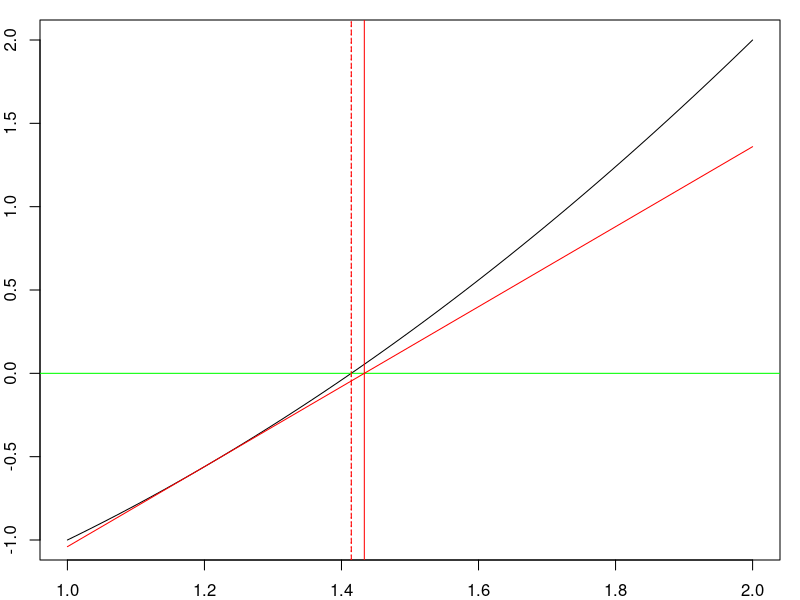
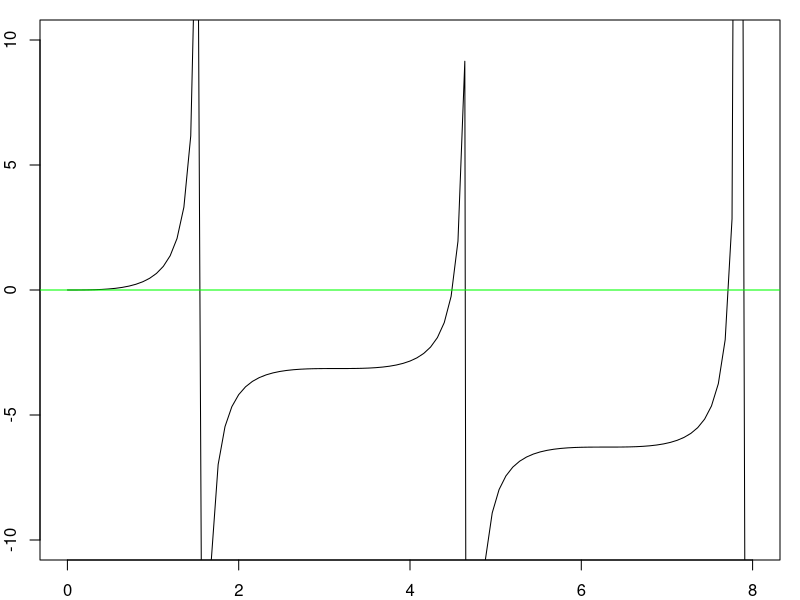
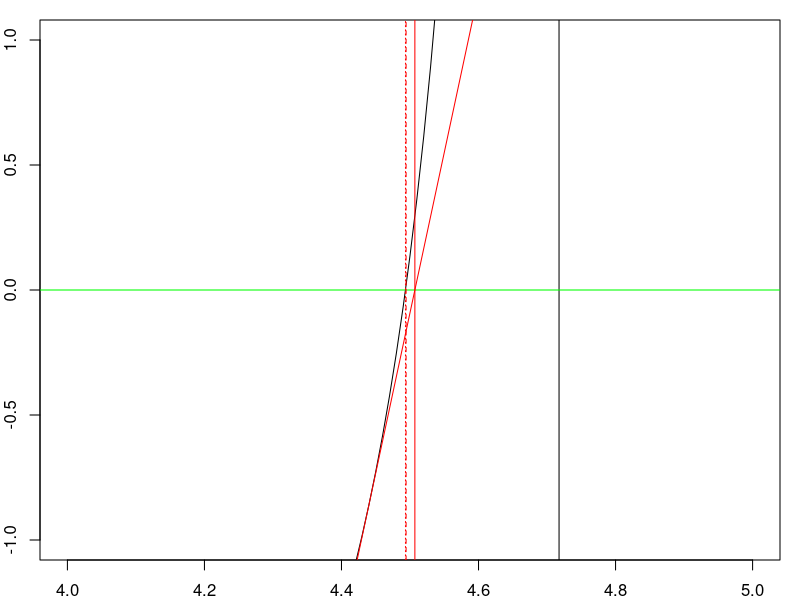
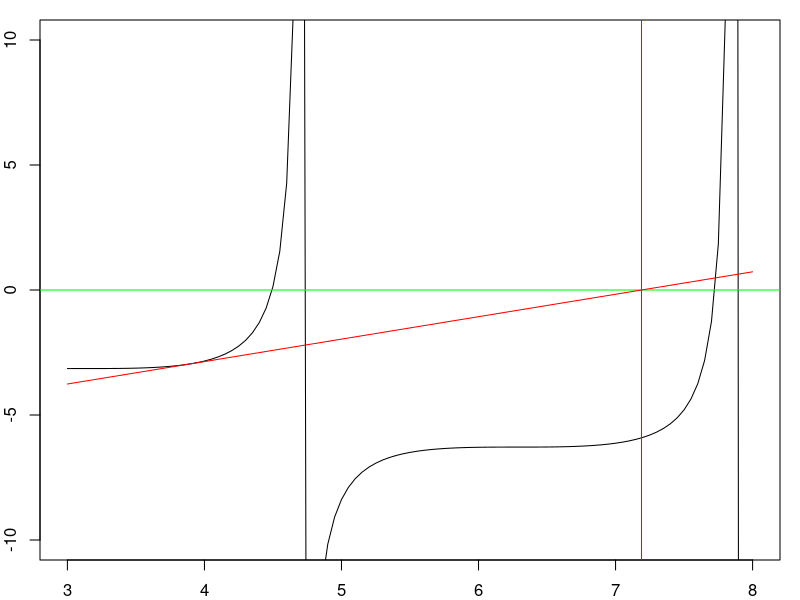

Write the R code that produced these figures, in order.
#Math 23 Script 3.3B-NewtonsMethod.R

#Last modified: November 9, 2014 by Paul Bamberg
#install.packages("numDeriv")
library(numDeriv)    #for the grad() function
par(mar = c(2,2,1,1))  #maximize space for graphs
#Topic 1 - Single variable

#An easy case -- the square root of 2
#Define a function to use in an equation f(x) = 0
f <- function(x) x^2 - 2
#Graph the function on a interval where it has a root
curve(f(x), from = 1, to = 2)
abline(h=0, col = "green")

#Find a value that makes f close to zero  and evaluate f and f' there
x0 <- 1.2; f(x0); grad(f, x0)
#Add the tangent line to the plot
curve(f(x0) + grad(f, x0)*(x-x0), col = "red", add = TRUE)
#Solve a linear approximation to find where the tangent line is zero
x1 <- x0 - f(x0)/grad(f, x0); abline(v = x1, col = "red"); f(x1)
#Repeat to improve the approximation
x2 <- x1 - f(x1)/grad(f, x1); abline(v = x2, col = "red", lty = 2); f(x2)
x3 <- x2 - f(x2)/grad(f, x2); abline(v = x3, col = "red", lty = 3); f(x3)
x3
#A slightly harder case: solving tan(x) = x near 5*pi/2
f <- function(x) tan(x) - x
#Graph the function on a interval where it has a root
curve(f(x), from = 0 , to = 8, ylim = c(-10,10))
abline(h=0, col = "green")
#Let's go for the root between 4 and 5
curve(f(x), from = 4 , to = 5, ylim = c(-1 ,1 ))
abline(h=0, col = "green")

#Find a value that makes f close to zero  and evaluate f and f' there
x0 <- 4.44; f(x0); grad(f, x0)
#Add the tangent line to the plot
curve(f(x0) + grad(f, x0)*(x-x0), col = "red", add = TRUE)
#Solve a linear approximation to find where the tangent line is zero
x1 <- x0 - f(x0)/grad(f, x0); abline(v = x1, col = "red"); f(x1)
#Repeat to improve the approximation
x2 <- x1 - f(x1)/grad(f, x1); abline(v = x2, col = "red", lty = 2); f(x2)
x3 <- x2 - f(x2)/grad(f, x2); abline(v = x3, col = "red", lty = 3); f(x3)

#In this case using a poor initial guess would have led to disaster.
curve(f(x), from = 3 , to = 8, ylim = c(-10,10))
abline(h=0, col = "green")
x0 <- 3.9; f(x0); grad(f, x0)
#Add the tangent line to the plot
curve(f(x0) + grad(f, x0)*(x-x0), col = "red", add = TRUE)
#Solve a linear approximation to find where the tangent line is zero
x1 <- x0 - f(x0)/grad(f, x0); abline(v = x1, col = "red"); f(x1)
#Repeat to improve the approximation
x2 <- x1 - f(x1)/grad(f, x1); abline(v = x2, col = "red", lty = 2); f(x2)
x3 <- x2 - f(x2)/grad(f, x2); abline(v = x3, col = "red", lty = 3); f(x3)
#These approximations are not going to converge to anything!

#Topic 2 - 2 equations, 2 unknowns
#log x + log y = 3
#x^2 - y = 1
#Define a function from R^2 to R^2 to use in f(v) = 0
f <-function(v) c(log(v[1])+log(v[2])-3, v[1]^2 - v[2] -1)
#Make a good initial guess
v0 = c(3,9); f(v0)
#Calculate the 2 x 2 Jacobian matrix
A <- jacobian(f, v0); A
#Invert the Jacobian
AInv =solve(A); AInv
#Use the same update formula as in the single-variable case
v1 <- v0 - AInv%*%f(v0); v1; f(v1)
#Repeat to improve the approximation
A <- jacobian(f, v1)
v2 <- v1 - solve(A)%*%f(v1); v2; f(v2)

A <- jacobian(f, v2)
v3 <- v2 - solve(A)%*%f(v2); f(v3)
v3     #this is a very good approximate solution to our original equations
#Once the process gets going, it superconverges.
#The number of zeroes after the decimal point doubles with each iteration.

#Topic 3 - Three equations in three unknowns.

#x + 2y + 3z = 10
#x^2 + y^2 + 2z^2 = 12
#2x^3 +  y^3 + z^3 = 14

#Create the function f
f <- function(v) c(v[1] + 2*v[2] + 3*v[3] - 10, v[1]^2 + v[2]^2 + 2*v[3]^2 - 12, 2*v[1]^3 +  v[2]^3 + v[3]^3 -14 )
#Make an initial guess
v0 <- c(1,1,2); f(v0)     #not very good, but perhaps good enough
A <- jacobian(f, v0); A
#Invert the Jacobian
AInv =solve(A); AInv
#Use the same update formula 
v1 <- v0 - AInv%*%f(v0); v1; f(v1)
#Repeat to improve the approximation
A <- jacobian(f, v1)
v2 <- v1 - solve(A)%*%f(v1); v2; f(v2)

A <- jacobian(f, v2)
v3 <- v2 - solve(A)%*%f(v2); v3; f(v3)

  
